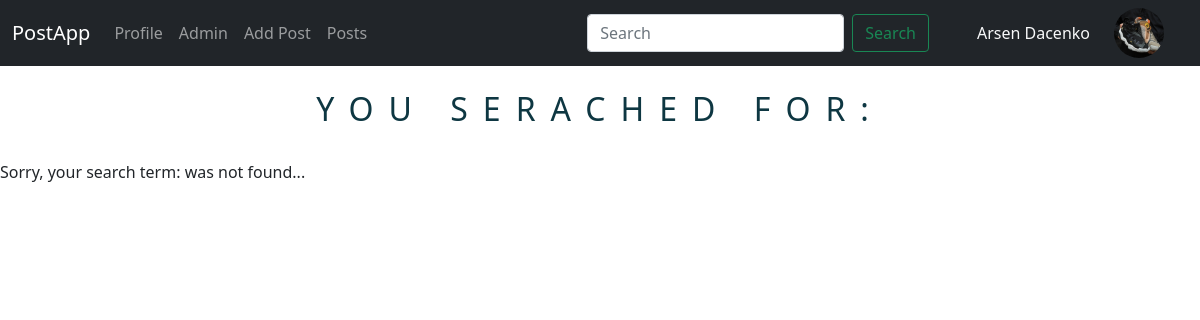
The page /search (signed in) on the database its author committed.
### app.py (models this page shows, shortened)
class Users(db.Model, UserMixin):
    id = db.Column(db.Integer, primary_key=True)
    username = db.Column(db.String(30), nullable=False, unique=True)
    email = db.Column(db.String(120), nullable=False, unique=True)
    date_added =db.Column(db.DateTime, default=datetime.utcnow)
    profile_pic = db.Column(db.String(), nullable=True)
    password_hash = db.Column(db.String(128))
    posts = db.relationship('Posts', backref='poster')
    @property
    def password(self):
        raise AttributeError('passwod is not a readable!')

### app.py (the view)
@app.route('/search', methods=['GET', 'POST'])
def search():
    form = SearchForm()
    posts = Posts.query
    if form.validate_on_submit():
        searched = form.searched.data
        posts = posts.filter(Posts.title.like('%' + searched + '%'))
        posts = posts.order_by(Posts.content).all()
        return render_template('search.html', form=form, searched=searched, posts=posts)
    return render_template('search.html', form=form)

### app.py
class SearchForm(FlaskForm):
    searched = StringField("Searched", validators=[DataRequired()])
    search_by_id = IntegerField("Search by ID")
    submit = SubmitField("Submit")

### app.py (called while the page is built)
@login_manager.user_loader
def load_user(user_id):
    return Users.query.get(int(user_id))

@app.context_processor
def base():
    form = SearchForm()
    return dict(form=form)

### templates/search.html
{% extends 'base.html' %}
{% block content %}
    <br/>
    <h2>You Serached For: <em>{{ searched }}</em></h2>
    <br>
    {% if posts %}
        {% for post in posts %}
        <div class="shadow p-3 mb-5 bg-body rounded">
            <h2><a href="{{ url_for('post', id=post.id) }}">{{  post.title }}</a></h2><br>
            <small>By: {{  post.poster.username }}<br>
            {{  post.date_added }}</small>
            <br>
            <br>
            {{  post.content | safe }}<br> <br>
            <a href="{{ url_for('post', id=post.id) }}" class="btn btn-outline-secondary btn-sm">View Post</a>
            {% if current_user.id == post.poster.id or current_user.id == 1 %}
                <a href="{{ url_for('edit_post', id=post.id) }}" class="btn btn-outline-secondary btn-sm">Edit Post</a>
                <a href="{{ url_for('delete_post', id=post.id) }}" class="btn btn-outline-danger btn-sm">Delete Post</a>
            {% endif %}
    </div>
    <hr><br>
        {% endfor %}
    {% else %}
        Sorry, your search term: <strong>{{ searched }}</strong> was not found...
    {% endif %}
{% endblock %}

### templates/navbar.html (shortened to what this page needs)
<nav class="navbar navbar-expand-lg navbar-dark bg-dark">
    <div class="container-fluid">
      <a class="navbar-brand" href="{{ url_for('index') }}">PostApp</a>
      <div class="collapse navbar-collapse" id="navbarSupportedContent">
        <ul class="navbar-nav me-auto mb-2 mb-lg-0">
          <li class="nav-item">
            <a class="nav-link" href="{{ url_for('dashboard') }}">Profile</a>
          </li>
          {% if current_user.id == 1 %}
            <li class="nav-item">
              <a class="nav-link" href="{{ url_for('admin') }}">Admin</a>
            </li>
            <li class="nav-item">
              <a class="nav-link" href="{{ url_for('add_post') }}">Add Post</a>
            </li>
            <li class="nav-item">
              <a class="nav-link" href="{{ url_for('posts') }}">Posts</a>
            </li>
          {% endif %}
        </ul>
        <form method="post" action="{{ url_for('search') }}" class="d-flex">
          <input class="form-control me-2" type="search" placeholder="Search" aria-label="Search" name="searched">
          <button class="btn btn-outline-success me-5" type="submit">Search</button>
        </form>
        <div class="text-light">
          <span class="usernamecs">{{ current_user.username }}</span>
        </div>
        <br>
        <div class="nav-item mx-4 profile-pic-block">
          {% if current_user.profile_pic %}
              <img class="profile-pic" src="{{ url_for('static', filename='imeges/' + current_user.profile_pic) }}" width="50" height="50">
          {% else %}
              <img src="{{ url_for('static', filename='imeges/defaulticondds.png') }}" width="50">
          {% endif %}
      </div>
    </div>
</nav>

### static/CSS/style.css (style rules this page uses)
body { padding: 0; margin: 0; }
.navbar { position: fixed; margin-bottom: 0; }
h2 { position: relative; font-size: 6em; letter-spacing: 15px; color: #0e3742; text-transform: uppercase; text-align: center; margin-top: 30px; line-height: 0.70em; outline: none; animation: animate 4s linear infinite; }
.profile-pic { top: -30px; border-radius: 50%; object-fit: cover; }
.navbar { z-index: 1000; }

### rows shown on the page
Users: username "Arsen Dacenko", profile_pic (picture)
